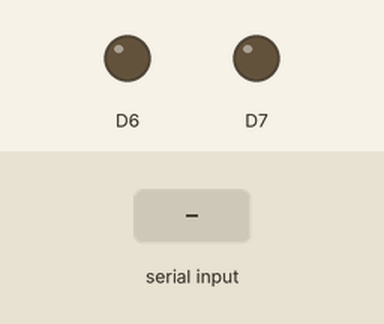
Simulated run of this sketch. Board: ESP8266 (Wemos D1 mini). Shown: output pins drawn as LEDs (lit = HIGH). The inputs (shaded band) are chosen by the test bench. WiFi joins after 1.5 s; servers stay silent unless stated; uploads are accepted with an empty reply; what the sketch prints to the serial monitor is not drawn.

Above: at 3.2 s.
3.3 s: "1" received over Serial
At 5.4 s:
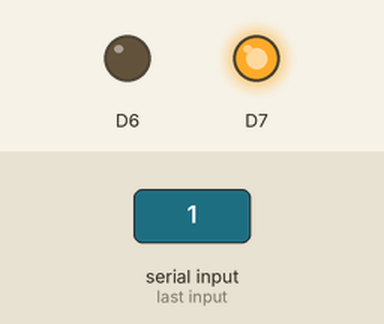
5.9 s: "2" received over Serial
At 7.3 s:
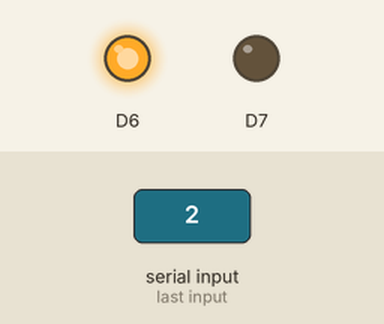
8.3 s: "3" received over Serial
At 10.3 s:
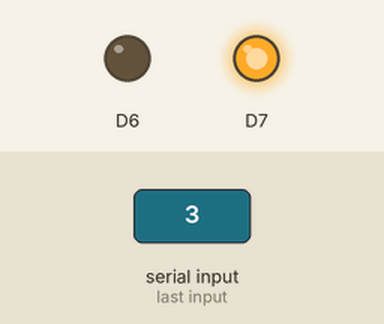
10.7 s: "4" received over Serial
At 12.1 s:
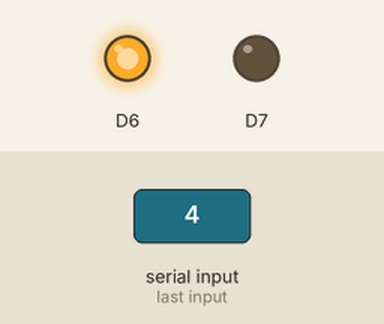
Timing chart, 0 to 13.7 s (numbered marks = the images above; inputs shaded):
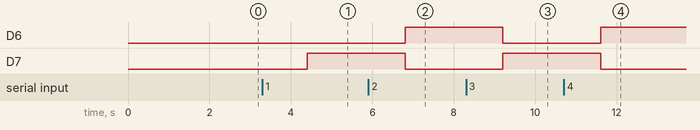

The sketch:

finalRFIDwemos.ino
```cpp
#include <ESP8266WiFi.h>
#include <ESP8266HTTPClient.h>

const char* ssid = "change";
const char* password = "change";
const char* host = "change";

String song_number = "";
String status_song = "";

void setup() {

  pinMode(D7, OUTPUT);
  pinMode(D6, OUTPUT);
  Serial.begin(9600);
  Serial.print("Connecting to ");
  Serial.println(ssid);

  WiFi.mode(WIFI_STA);
  WiFi.begin(ssid, password);
  while (WiFi.status() != WL_CONNECTED) {
  delay(1000);
  Serial.print(".");
  }
  Serial.println("WiFi connected");
  Serial.println("IP address: ");
  Serial.println(WiFi.localIP());
}

void loop() {
  if (Serial.available()) {
    char data_rcvd = Serial.read();
    if(data_rcvd == '1'){
      digitalWrite(D7, HIGH);
      digitalWrite(D6, LOW);
      //Change RFID Tag
      song_number = "Change RFID Tag";
    }else if (data_rcvd == '2'){
      digitalWrite(D6, HIGH);
      digitalWrite(D7, LOW);
      song_number = "Change RFID Tag";
    }else if (data_rcvd == '3'){
      digitalWrite(D7, HIGH);
      digitalWrite(D6, LOW);
      song_number = "Change RFID Tag";
    }else if (data_rcvd == '4'){
      digitalWrite(D6, HIGH);
      digitalWrite(D7, LOW);
      song_number = "Change RFID Tag";
    }
    else if (data_rcvd == '5'){
      digitalWrite(D7, HIGH);
      digitalWrite(D6, LOW);
      song_number = "Change RFID Tag";
    }else if (data_rcvd == '6'){
      digitalWrite(D7, HIGH);
      digitalWrite(D6, LOW);
      status_song = "1";
    }else if (data_rcvd == '7'){
      digitalWrite(D7, HIGH);
      digitalWrite(D6, LOW);
      status_song = "2";
    }

     if(WiFi.status()== WL_CONNECTED){

      if(WiFi.status()== WL_CONNECTED){
        WiFiClient client;
         HTTPClient http2;
         http2.begin(client, "http://ipaddress:port/FINAL/update_song.php?songnumber="+ song_number);
         http2.addHeader("Content-Type", "text/plain");
         http2.GET();
         String res = http2.getString();
         delay(1000);

      }
      else{
       Serial.println("Error in WiFi connection");
      }
    }
  }

  if(WiFi.status()== WL_CONNECTED){

      if(WiFi.status()== WL_CONNECTED){
        WiFiClient client;
         HTTPClient http2;
         http2.begin(client, "http://ipaddress:port/FINAL/update_stat_song.php?status_song="+ status_song);
         http2.addHeader("Content-Type", "text/plain");
         http2.GET();
         String res = http2.getString();
         delay(1000);

      }
      else{
       Serial.println("Error in WiFi connection");
      }
    }
  }
```

Measured:
- after the input at 3.3 s, D7: LOW → HIGH after 1.1 s
- after the input at 5.9 s, D6: LOW → HIGH after 0.90 s; D7: HIGH → LOW after 0.90 s
- after the input at 8.3 s, D6: HIGH → LOW after 0.90 s; D7: LOW → HIGH after 0.90 s
- after the input at 10.7 s, D6: LOW → HIGH after 0.91 s; D7: HIGH → LOW after 0.91 s
